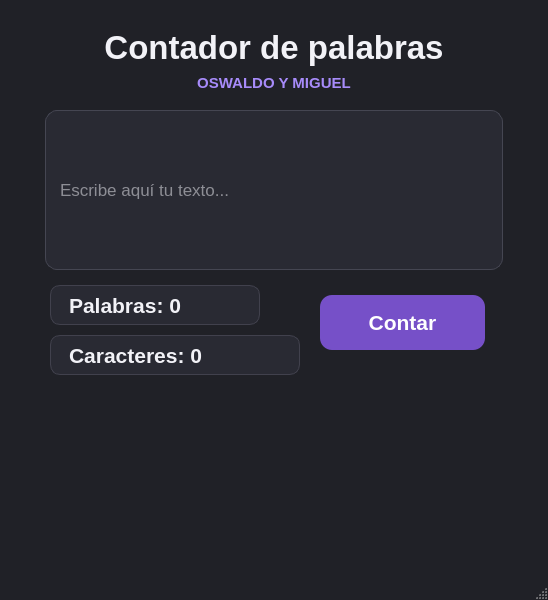
<?xml version="1.0" encoding="UTF-8"?>
<ui version="4.0">
 <class>MainWindow</class>
 <widget class="QMainWindow" name="MainWindow">
  <property name="geometry">
   <rect>
    <x>0</x>
    <y>0</y>
    <width>548</width>
    <height>600</height>
   </rect>
  </property>
  <property name="windowTitle">
   <string>Contador de palabras</string>
  </property>
  <property name="styleSheet">
   <string notr="true">QMainWindow { background-color: #202127; }
QWidget#centralwidget { background-color: #202127; }
QLabel { color: #F2F2F7; background: transparent; }
QLineEdit { background-color: #292A33; border: 1px solid #454652; border-radius: 12px; padding: 12px; color: #F2F2F7; selection-background-color: #8056D8; }
QLineEdit:focus { border: 2px solid #8056D8; }
QPushButton { background-color: #7650C8; color: #FFFFFF; border: 0px; border-radius: 12px; padding: 10px 18px; font-weight: bold; }
QPushButton:hover { background-color: #865FE0; }
QPushButton:pressed { background-color: #6240AA; }</string>
  </property>

  <widget class="QWidget" name="centralwidget">

   <widget class="QLabel" name="label">
    <property name="geometry">
     <rect>
      <x>20</x>
      <y>20</y>
      <width>508</width>
      <height>55</height>
     </rect>
    </property>
    <property name="font">
     <font>
      <family>Segoe UI</family>
      <pointsize>25</pointsize>
      <weight>75</weight>
      <bold>true</bold>
     </font>
    </property>
    <property name="text">
     <string>Contador de palabras</string>
    </property>
    <property name="alignment">
     <set>Qt::AlignCenter</set>
    </property>
   </widget>

   <widget class="QLabel" name="label_2">
    <property name="geometry">
     <rect>
      <x>45</x>
      <y>70</y>
      <width>458</width>
      <height>25</height>
     </rect>
    </property>
    <property name="font">
     <font>
      <family>Segoe UI</family>
      <pointsize>11</pointsize>
      <bold>true</bold>
     </font>
    </property>
    <property name="styleSheet">
     <string notr="true">QLabel { color: #A78BFA; }</string>
    </property>
    <property name="text">
     <string>OSWALDO Y MIGUEL</string>
    </property>
    <property name="alignment">
     <set>Qt::AlignCenter</set>
    </property>
   </widget>

   <widget class="QLineEdit" name="edtCaracteres">
    <property name="geometry">
     <rect>
      <x>45</x>
      <y>110</y>
      <width>458</width>
      <height>160</height>
     </rect>
    </property>
    <property name="font">
     <font>
      <family>Segoe UI</family>
      <pointsize>13</pointsize>
     </font>
    </property>
    <property name="placeholderText">
     <string>Escribe aquí tu texto...</string>
    </property>
   </widget>

   <widget class="QLabel" name="tvPalabras">
    <property name="geometry">
     <rect>
      <x>50</x>
      <y>285</y>
      <width>210</width>
      <height>40</height>
     </rect>
    </property>
    <property name="font">
     <font>
      <family>Segoe UI</family>
      <pointsize>16</pointsize>
      <weight>75</weight>
      <bold>true</bold>
     </font>
    </property>
    <property name="styleSheet">
     <string notr="true">QLabel { background-color: #292A33; border: 1px solid #41414D; border-radius: 10px; padding-left: 12px; color: #F2F2F7; }</string>
    </property>
    <property name="text">
     <string>Palabras: 0</string>
    </property>
    <property name="alignment">
     <set>Qt::AlignLeading|Qt::AlignLeft|Qt::AlignVCenter</set>
    </property>
   </widget>

   <widget class="QLabel" name="tvCaracteres">
    <property name="geometry">
     <rect>
      <x>50</x>
      <y>335</y>
      <width>250</width>
      <height>40</height>
     </rect>
    </property>
    <property name="font">
     <font>
      <family>Segoe UI</family>
      <pointsize>16</pointsize>
      <weight>75</weight>
      <bold>true</bold>
     </font>
    </property>
    <property name="styleSheet">
     <string notr="true">QLabel { background-color: #292A33; border: 1px solid #41414D; border-radius: 10px; padding-left: 12px; color: #F2F2F7; }</string>
    </property>
    <property name="text">
     <string>Caracteres: 0</string>
    </property>
    <property name="alignment">
     <set>Qt::AlignLeading|Qt::AlignLeft|Qt::AlignVCenter</set>
    </property>
   </widget>

   <widget class="QPushButton" name="btnContar">
    <property name="geometry">
     <rect>
      <x>320</x>
      <y>295</y>
      <width>165</width>
      <height>55</height>
     </rect>
    </property>
    <property name="font">
     <font>
      <family>Segoe UI</family>
      <pointsize>16</pointsize>
      <weight>75</weight>
      <bold>true</bold>
     </font>
    </property>
    <property name="text">
     <string>Contar</string>
    </property>
   </widget>

  </widget>

  <widget class="QMenuBar" name="menubar">
   <property name="geometry">
    <rect>
     <x>0</x>
     <y>0</y>
     <width>548</width>
     <height>21</height>
    </rect>
   </property>
  </widget>

  <widget class="QStatusBar" name="statusbar"/>

 </widget>
 <resources/>
 <connections/>
</ui>
